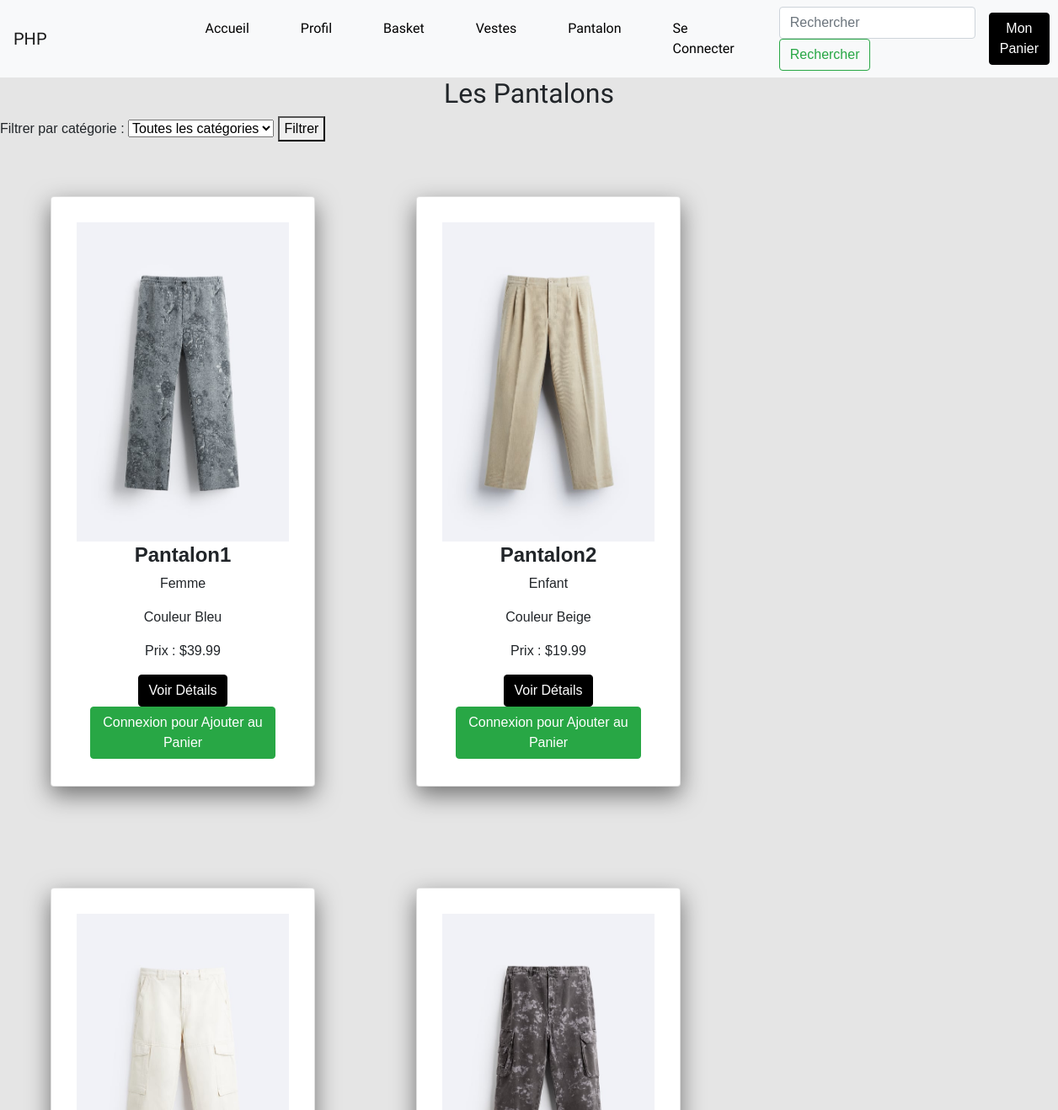
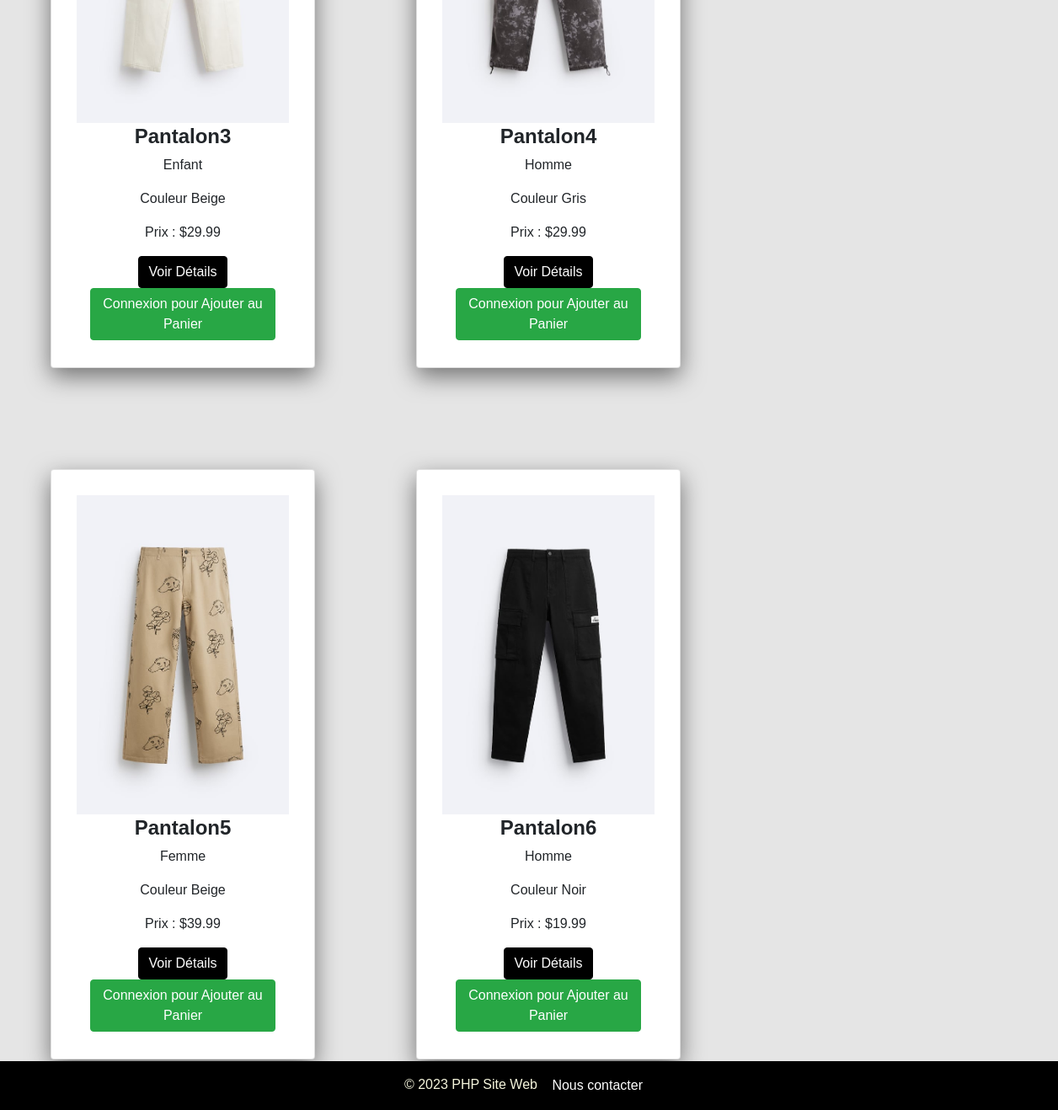
Page /pages/pantalon.php on the committed database (2 pictures, top to bottom).
### tables this page shows
CREATE TABLE IF NOT EXISTS pantalon (
    id_pantalon INT AUTO_INCREMENT PRIMARY KEY,
    nom VARCHAR(100) NOT NULL,
    description TEXT,
    prix DECIMAL(10, 2) NOT NULL,
    image_url VARCHAR(255) NOT NULL,
    note_moyenne DECIMAL(2,1) DEFAULT NULL,
    category VARCHAR(255) NOT NULL
) AUTO_INCREMENT=100;

### pages/pantalon.php (the view, shortened to what this page needs)
<?php
if (isset($_SESSION['user_id'])) {
    $user_id = $_SESSION['user_id'];
    $connectButtonText = 'Se déconnecter';
    $loginPage = './logout.php';
    $panier_url = "./panier.php";
} else {
    $panier_url = "./panier.php";
}
$servername = "localhost";
$username = "root";
$password = "";
$database = "dbphp";
$conn = new mysqli($servername, $username, $password, $database);
$sql = "SELECT id_pantalon, nom, description, prix, image_url, category FROM pantalon";
$result = $conn->query($sql);
?>
<!DOCTYPE html>
<html lang="en">
<head>
    <link rel="stylesheet" href="https://maxcdn.bootstrapcdn.com/bootstrap/4.5.2/css/bootstrap.min.css">
    <link rel="stylesheet" href="../css/product.css">
</head>
<body>
    <nav class="navbar navbar-expand-lg navbar-light bg-light">
        <a class="navbar-brand" href="./catalogue.php">PHP</a>
        <div class="collapse navbar-collapse" id="navbarNav">
            <ul class="navbar-nav">
                <li class="nav-item active">
                    <a class="nav-link" href="./catalogue.php">Accueil <span class="sr-only">(current)</span></a>
                </li>
                <li class="nav-item">
                    <a class="nav-link" href="./profil.php">Profil</a>
                </li>
                <li class="nav-item">
                    <a class="nav-link" href="./basket.php">Basket</a>
                </li>
                <li class="nav-item">
                    <a class="nav-link" href="./veste.php">Vestes</a>
                </li>
                <li class="nav-item">
                    <a class="nav-link" href="./pantalon.php">Pantalon</a>
                </li>
                <?php
                if (isset($_SESSION['user_id'])) {
                    echo '<li class="nav-item"><a class="nav-link" href="./logout.php">Se Déconnecter</a></li>';
                } else {
                    echo '<li class="nav-item"><a class="nav-link" href="./login.php">Se Connecter</a></li>';
                }
                ?>
            </ul>
            <form class="form-inline my-2 my-lg-0 ml-auto">
                <input class="form-control mr-sm-2" type="search" placeholder="Rechercher" aria-label="Search">
                <button class="btn btn-outline-success my-2 my-sm-0" type="submit">Rechercher</button>
            </form>
            <?php
            if (isset($_SESSION['user_id'])) {
                echo '<a href="' . $panier_url . '" class="btn btn-primary ml-2">Mon Panier <span class="badge badge-light"></span></a>';
            } else {
                echo '<a href="' . $panier_url . '" class="btn btn-primary ml-2">Mon Panier</a>';
            }
            ?>
    </nav>
    <h2 class="text-center">Les Pantalons</h2>
    <form method="GET" action="<?php echo $_SERVER['PHP_SELF']; ?>">
        <label for="category-filter">Filtrer par catégorie :</label>
        <select id="category-filter" name="category">
            <option value="">Toutes les catégories</option>
        </select>
        <button type="submit">Filtrer</button>
    </form>
    <?php
    if ($result->num_rows > 0) {
        while ($row = $result->fetch_assoc()) {
            echo '<div class="card">';
            echo '<img src="' . $row['image_url'] . '" alt="' . $row['nom'] . '" style="width:100%">';
            echo '<div class="container">';
            echo '<h4><b>' . $row['nom'] . '</b></h4>';
            echo '<p class="category">' . $row['category'] . '</p>';
            echo '<p>' . $row['description'] . '</p>';
            echo '<p>Prix : $' . number_format($row['prix'], 2) . '</p>';
            echo '<a href="product_pantalon.php?id=' . $row['id_pantalon'] . '" class="btn btn-primary">Voir Détails</a>';
            if (isset($user_id)) {
                $sql_user = "SELECT statut FROM utilisateurs WHERE id_utilisateur = ?";
                $stmt_user = $conn->prepare($sql_user);
                $stmt_user->bind_param("i", $user_id);
                $stmt_user->execute();
                $result_user = $stmt_user->get_result();
                $user = $result_user->fetch_assoc();
                if ($user['statut'] == 'actif') {
                    echo '<a href="ajouter_panier_pantalon.php?id=' . $row['id_pantalon'] . '&user_id=' . $user_id . '" class="btn btn-success">Ajouter au Panier</a>';
                } else {
                    echo '<a href="#" class="btn btn-success">Votre compte n\'est pas vérifié pour ajouter au panier</a>';
                }
            } else {
                echo '<a href="./login.php" class="btn btn-success">Connexion pour Ajouter au Panier</a>';
            }
            echo '</div>';
            echo '</div>';
        }
    } else {
        echo "Aucun résultat trouvé";
    }
    ?>
    <footer>
        © 2023 PHP Site Web
        <a href="contact.php" class="btn btn-primary">Nous contacter</a>
    </footer>
</body>
</html>

### css/product.css (style rules this page uses)
body { font-family: Arial, sans-serif; background-color: #f5f5f5; margin: 0; padding: 0; }
.btn-primary { color: #fff; background-color: black; border-color: black; }
.card { box-shadow: 0 10px 28px 0 rgba(0, 0, 0, 0.5); transition: 0.3s; width: 25%; padding: 30px; text-align: center; margin: 60px; display: inline-block; }
.container { padding: 2px 16px; }
.navbar-nav .nav-item { margin-right: 45px; }
.navbar-brand { margin-right: 180px; color: rgb(0, 0, 0); font-family: "Sedgwick Ave Display"; }
.navbar-nav .nav-link { color: rgb(0, 0, 0) !important; font-family: "Lobster", cursive; }
.text-center { font-family: "Whisper", cursive; }
body { background-color: rgba(217, 217, 217, 0.664); }
footer { background-color: black; color: beige; text-align: center; padding: 10px; position: fixed; bottom: 0; width: 100%; }

### rows in the picture
pantalon: image_url (picture), nom "Pantalon1", category "Femme", description "Couleur Bleu", prix "39.99"
pantalon: image_url (picture), nom "Pantalon2", category "Enfant", description "Couleur Beige", prix "19.99"
pantalon: image_url (picture), nom "Pantalon3", category "Enfant", description "Couleur Beige", prix "29.99"
pantalon: image_url (picture), nom "Pantalon4", category "Homme", description "Couleur Gris", prix "29.99"
pantalon: image_url (picture), nom "Pantalon5", category "Femme", description "Couleur Beige", prix "39.99"
pantalon: image_url (picture), nom "Pantalon6", category "Homme", description "Couleur Noir", prix "19.99"
